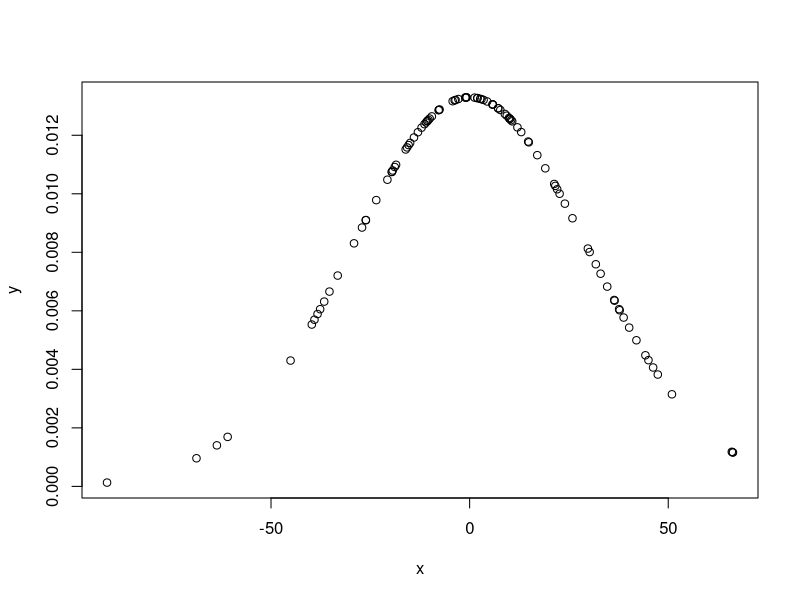
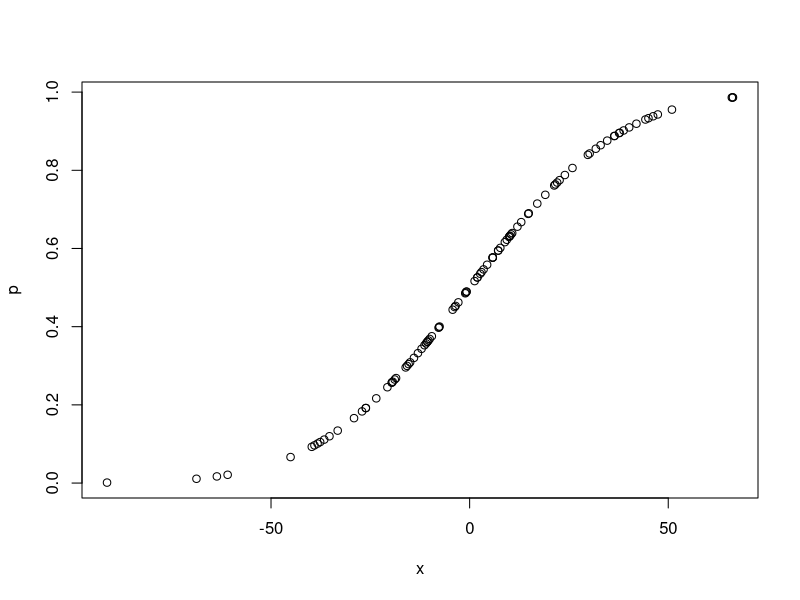
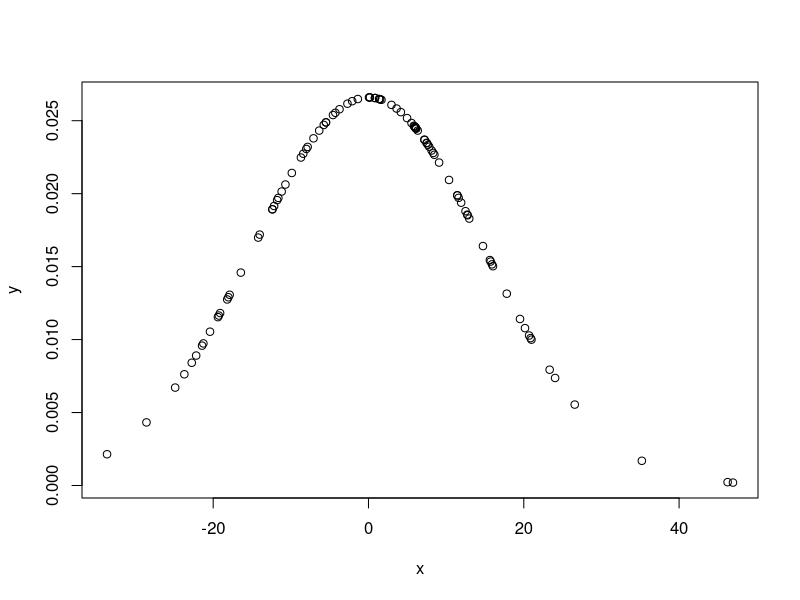
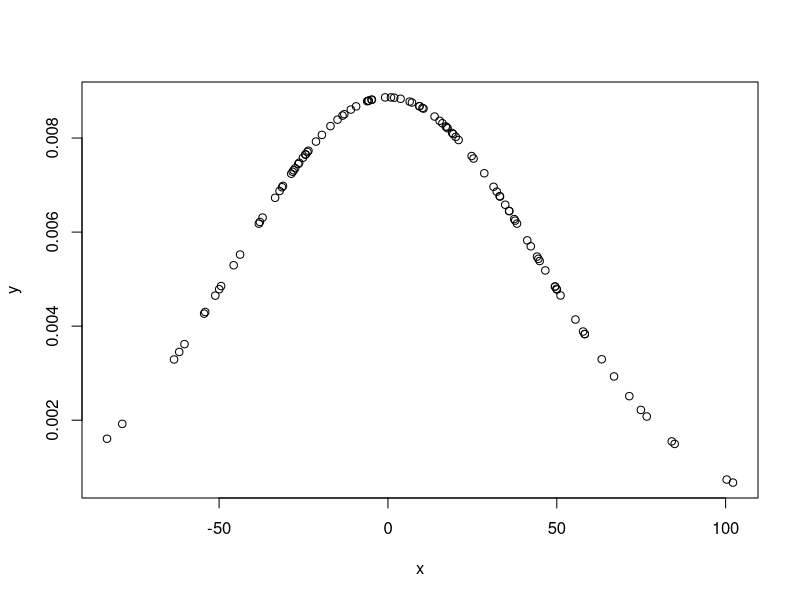
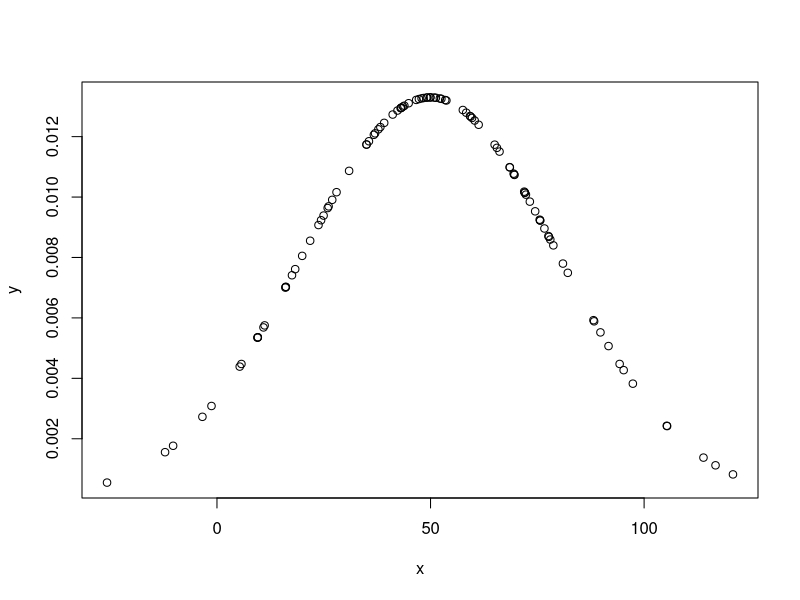
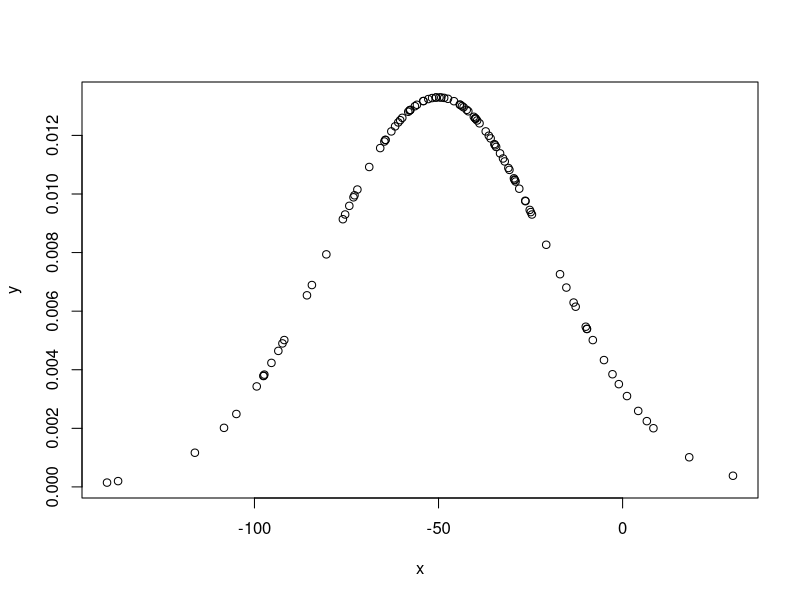
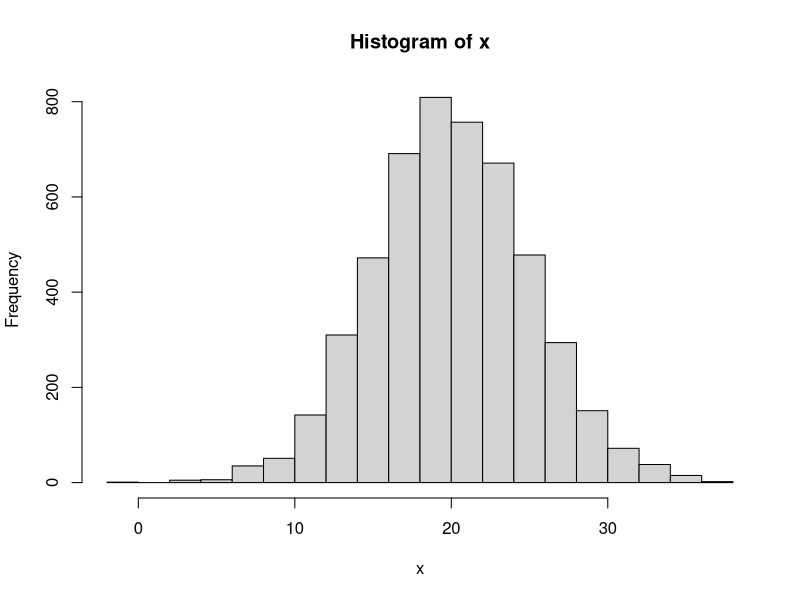

Reproduce these figures in R, in order.
a<-sample(c(1:6),3000, replace=TRUE)
b<-sample(c(30:70),27, replace=TRUE)
b
c<-sample(c(1:2),1000, replace=TRUE)
c
#-----------------------------------------------------------------------------------------

x<- rnorm(100,0,30)
x
y<- dnorm(x,0,30)
y
plot(x,y)

p<-pnorm(x,0,30)

plot(x,p)
t<-qnorm(0.2, 0, 30)
t
t<-qnorm(0.5, 0, 30)
t
#-------------------------------------------------------------------------------------

x<- rnorm(100,0,15)
x
y<- dnorm(x,0,15)
y
plot(x,y)


x<- rnorm(100,0,45)
x
y<- dnorm(x,0,45)
y
plot(x,y)


x<- rnorm(100,50,30)
x
y<- dnorm(x,50,30)
y
plot(x,y)


x<- rnorm(100,-50,30)
x
y<- dnorm(x,-50,30)
y
plot(x,y)
#--------------------------------------------------------------------------------------

x<-rnorm(5000,20,5)
x
hist(x)
#--------------------------------------------------------------------------------------

a<-c(1-pnorm(29,22,5))
a
b<-pnorm(17,22,5)
b
c<-c(pnorm(15,22,5)+ c(1-pnorm(25,22,5)))
c
#--------------------------------------------------------------------------------------

a<-1/(sqrt(2*pi)*2)*exp(-((31 - 30)^2/(2*2^2)))
a

z<-dnorm(31,30,2)
z
#----------------------------------------------------------------------------------------